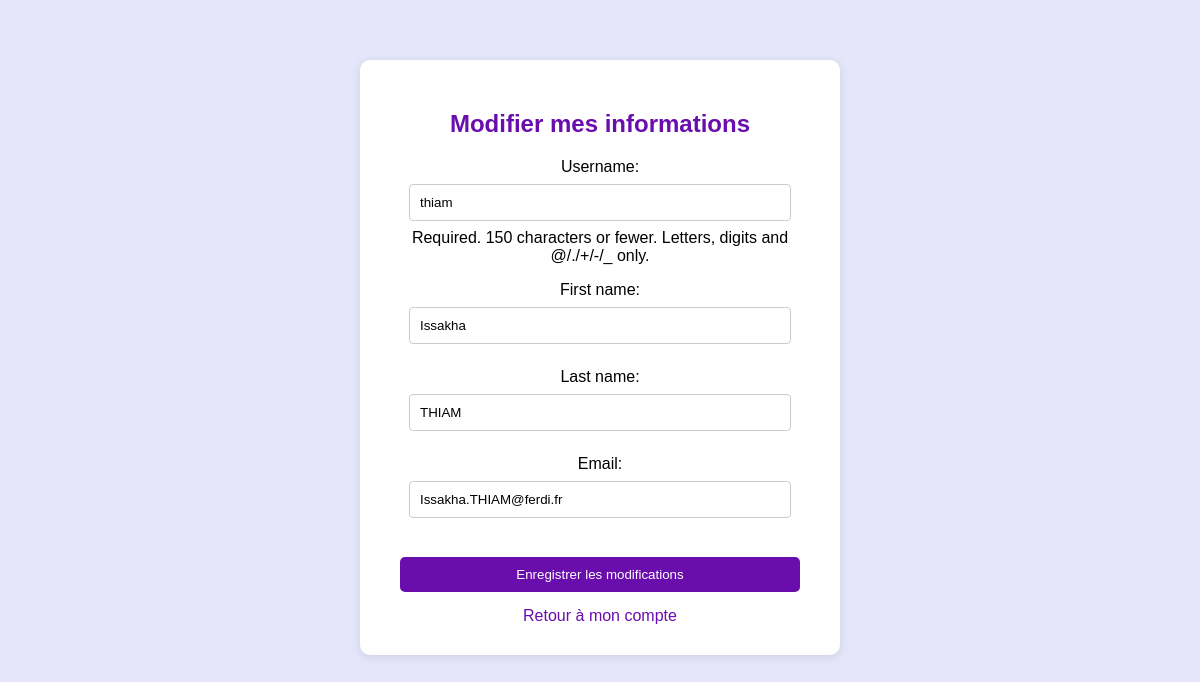
/users/edit/ (signed in), run on the app's committed database.
### users/models.py (models this page shows, shortened)
class CustomUser(AbstractUser):
    email = models.EmailField(unique=True)
    cle_securite = models.UUIDField(default=uuid.uuid4, editable=False, unique=True)

### users/views.py (the view)
# urls.py: path('edit/', views.edit_profil, name='edit_profil'),
@login_required
def edit_profil(request):
    if request.method == 'POST':
        form = CustomUserChangeForm(request.POST, instance=request.user)
        if form.is_valid():
            form.save()
            return redirect('mon_compte')
    else:
        form = CustomUserChangeForm(instance=request.user)
    return render(request, 'users/edit_profil.html', {'form': form})

### users/forms.py
class CustomUserChangeForm(forms.ModelForm):
    class Meta:
        model = CustomUser
        fields = ('username', 'first_name', 'last_name', 'email')

### users/templates/users/edit_profil.html (shortened to what this page needs)
<!DOCTYPE html>
<html lang="fr">
<head>
</head>
<body>
    <div class="edit-profil-container">
        <h2>Modifier mes informations</h2>
        <form method="post">
            {{ form.as_p }}
            <button type="submit">Enregistrer les modifications</button>
        </form>
        <a href="{% url 'mon_compte' %}">Retour à mon compte</a>
    </div>
</body>
</html>

### users/templates/users/edit_profil.html (style rules this page uses)
body { font-family: Arial, sans-serif; background-color: #e6e6fa; display: flex; justify-content: center; padding-top: 60px; margin: 0; }
.edit-profil-container { background: white; padding: 30px 40px; border-radius: 10px; box-shadow: 0 2px 10px rgba(0,0,0,0.1); width: 400px; text-align: center; }
h2 { color: #6a0dad; margin-bottom: 20px; }
input[type="text"], input[type="email"] { width: 90%; padding: 10px; margin: 8px 0; border: 1px solid #ccc; border-radius: 4px; }
button { padding: 10px 20px; background: #6a0dad; color: white; border: none; border-radius: 5px; margin-top: 15px; width: 100%; }
a { display: block; margin-top: 15px; color: #6a0dad; text-decoration: none; }

### data on the page
CustomUser: username "thiam", first_name "Issakha", last_name "THIAM", email "Issakha.THIAM@ferdi.fr"
